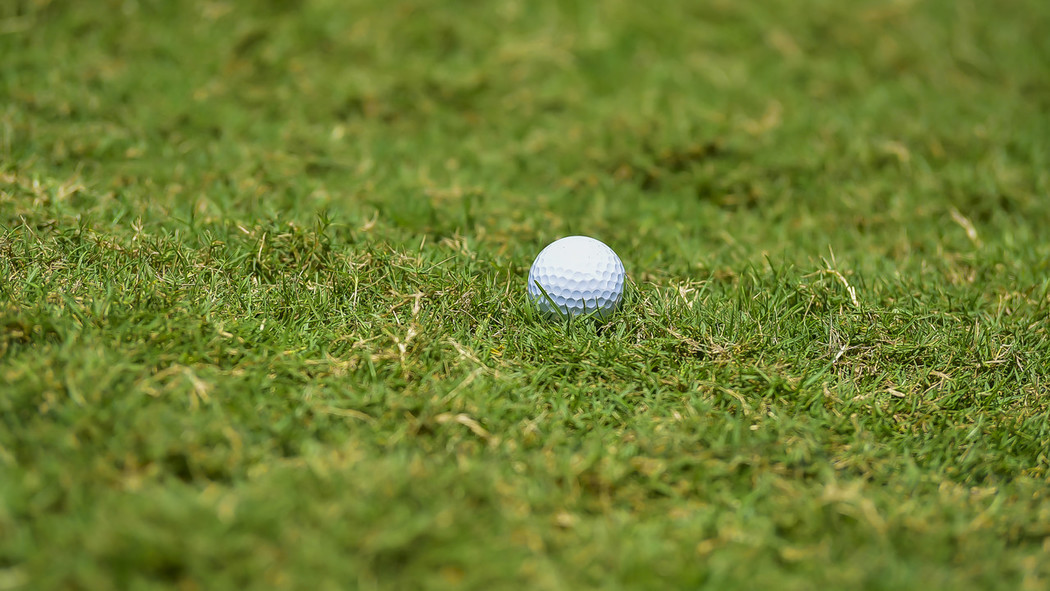
#> input picture Images/golf.jpg, 1050 x 591 px
$ python C16460726.py
#> lines starting #> are read from the running program, lines starting #| are printed output that depends on the picture; after the words box and inside, x2 and y2 are one past the last pixel; in counts of white or black regions, pixels touching at a corner belong together
               ############## OPENING COMMENT ##############
# # # # # # # # # # # # # # # # # # # # # # # # # # # # # # # # # # # # # # # #
# Program to Detect and Remove a White Ball From an Image					  #
# Author: Cian Morar 														  #
# Date: November 2019														  #
#																			  #
# The algorithm works as follows:											  #
#																			  #
# The user selects an image.												  #
#																			  #
# The circle hough transform method is used.								  #
# This works by first blurring a greyscale of the image and then using the 	  #
# HoughCircles method to detect the circle in the image.					  #
# 																			  #
# The circle hough transform will return the x and y co-ordinates for the 	  #
# the centre of the circle and the radius of the cirlce.					  #
# 																			  #
# These values are converted to integers and the radius is increased by 10.	  #
# This is done so that the region of interest will extend beyond the 		  #
# detected circle (i.e. the ball).											  #
#																			  #
# Using the centre co-ordinates and radius obtained from the circle hough,	  #
# the program draws a white circle in the same position on a black background.#
#																			  #
# This undergoes a bit-wise-and operation with the original image in order    #
# to remove the ball.														  #
#																			  #
# The script then extracts the grass from the right, left, bottom, and top of #
# the ball.																	  #
#																			  #
# It checks which of these four is the "most green" and then translates	this  #
# extracted grass into the position of where the ball used to be.			  #
#  												  		  					  #
# # # # # # # # # # # # # # # # # # # # # # # # # # # # # # # # # # # # # # # #

# import the necessary packages:
import cv2
import easygui as gui
import numpy as np

# Messages for the Graphical User Interface:
opening_message = "This Application Allows You to Remove a Ball From an Image.\n\n\n"
instructions = 	  "Please Choose The Image That You Would Like to Use."
closing_message = "\tSee if You Can Find Where The Ball Was!\n\n\tWould You Like to Select Another Picture?"
final_message =   "\tHave a great day!"
choices = 		  ["Yes", "No"]


def FindGrass(xCircle, yCircle, yStart, yFinish, xStart, xFinish):
	Extracted_grass = np.zeros(shape=[h, w, d], dtype=np.uint8)
	Extracted_grass.fill(255)
	cv2.circle(Extracted_grass, (xCircle, yCircle), r, (0, 0, 0), -1)
	grass_extraction = cv2.subtract(I, Extracted_grass)

	# Zoom in and get average pixel value of the green channel
	cropped_grass = grass_extraction[yStart:yFinish, xStart:xFinish]
	cropped_grass = cropped_grass[:, :, 1]
	mean = cv2.mean(cropped_grass)

	return mean[0], grass_extraction

def FillEmptySpot(rx, ry, grass_extraction):
	rows, cols = grass_extraction.shape[:2]
	M = np.float32([[1, 0, rx], [0, 1, ry]])
	dst = cv2.warpAffine(grass_extraction, M, (cols, rows))
	dst = cv2.bitwise_or(dst, Removed_ball)

	return dst

# Repeat until the user chooses to exit:
while (1):
	gui.msgbox(opening_message + instructions, "Hello!")
	F = gui.fileopenbox()
#> the answer given: Images/golf.jpg
	I = cv2.imread(F)
#> I is the input picture: shape (591, 1050, 3); mean B, G, R 47.4, 125.9, 110.4
	h, w, d = I.shape
#> h = 591; w = 1050; d = 3

	Extracted_ball = np.zeros(shape=[h, w, d], dtype=np.uint8)

	G = cv2.cvtColor(I, cv2.COLOR_BGR2GRAY)
	G = cv2.medianBlur(G, 17)
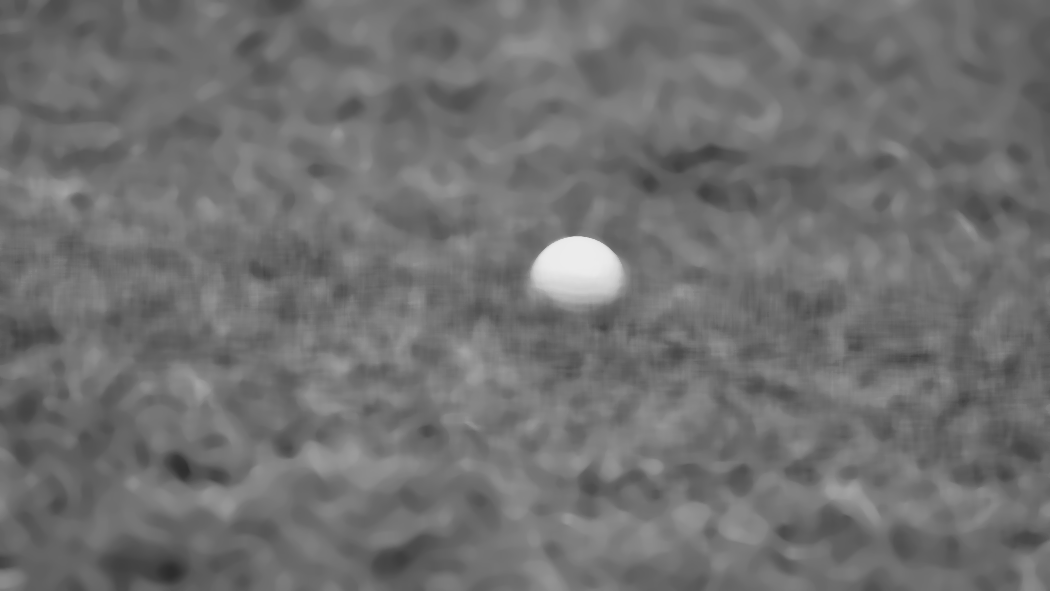
#> G: shape (591, 1050); min 44, max 236, mean 112.2

	# The minDist parameter is set to the width of the image to ensure that only one circle is returned
	circles = cv2.HoughCircles(G, cv2.HOUGH_GRADIENT, 1, minDist=I.shape[1], param1=50, param2=30, minRadius=0, maxRadius=0)
#> circles = [[577.5, 285.5, 49.7]]
	detected = np.uint16(np.around(circles))
#> detected = [[578, 286, 50]]

	x, y, r = detected[0, 0]
#> x = 578; y = 286; r = 50
	r = r + 10
#> r = 60
	cv2.circle(Extracted_ball, (x, y), (r), (255, 255, 255), -1)
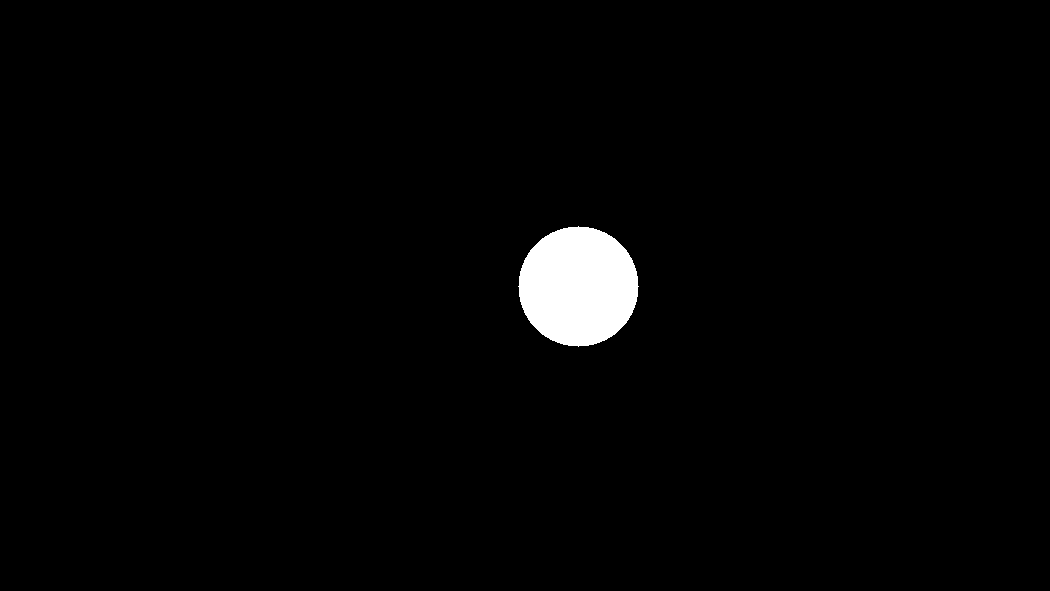
#> Extracted_ball: shape (591, 1050, 3); 1.8% white; 1 white region, box (x1, y1, x2, y2) and area: (518, 226, 639, 347) 11289

	Removed_ball = cv2.subtract(I, Extracted_ball)
	Extracted_ball = cv2.bitwise_not(Extracted_ball)
	Extracted_ball = cv2.subtract(I, Extracted_ball)

	meanRight, grass_extractionR = FindGrass(x + (r*2), y, y-r, y+r, x+r, x + (r*3))
#> in FindGrass, `Extracted_grass.fill(255)`: Extracted_grass: shape (591, 1050, 3); every value is 255
#> in FindGrass, `cv2.circle(Extracted_grass, (xCircle, yCircle), r, (0, 0, 0), -1)`: Extracted_grass: shape (591, 1050, 3); 98.2% white; 1 black region, box (x1, y1, x2, y2) and area: (638, 226, 759, 347) 11289
#> in FindGrass, `mean = cv2.mean(cropped_grass)`: mean = (104, 0, 0, 0)
#> meanRight = 104
	meanBottom, grass_extractionB = FindGrass(x, y + (r*2), y+r, y+(r*3), x-r, x+r)
#> call 2 of FindGrass, with xCircle = 578, yCircle = 406, yStart = 346, yFinish = 466, xStart = 518, xFinish = 638
#> in FindGrass (call 2), `cv2.circle(Extracted_grass, (xCircle, yCircle), r, (0, 0, 0), -1)`: Extracted_grass: shape (591, 1050, 3); 98.2% white; 1 black region, box (x1, y1, x2, y2) and area: (518, 346, 639, 467) 11289
#> in FindGrass (call 2), `cropped_grass = cropped_grass[:, :, 1]`:
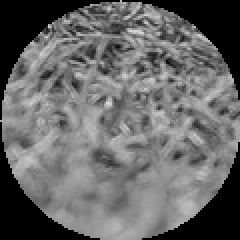
#> cropped_grass: shape (120, 120) (shown 2 times larger); min 0, max 217, mean 103.2
#> in FindGrass (call 2), `mean = cv2.mean(cropped_grass)`: mean = (103.2, 0, 0, 0)
#> meanBottom = 103.2
	meanLeft, grass_extractionL = FindGrass(x - (r*2), y, y-r, y+r, x-(r*3), x-r)
#> call 3 of FindGrass, with xCircle = 458, yCircle = 286, yStart = 226, yFinish = 346, xStart = 398, xFinish = 518
#> in FindGrass (call 3), `cv2.circle(Extracted_grass, (xCircle, yCircle), r, (0, 0, 0), -1)`: Extracted_grass: shape (591, 1050, 3); 98.2% white; 1 black region, box (x1, y1, x2, y2) and area: (398, 226, 519, 347) 11289
#> in FindGrass (call 3), `cropped_grass = cropped_grass[:, :, 1]`:
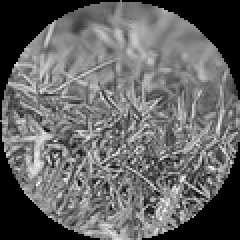
#> cropped_grass: shape (120, 120) (shown 2 times larger); min 0, max 255, mean 101.4
#> in FindGrass (call 3), `mean = cv2.mean(cropped_grass)`: mean = (101.4, 0, 0, 0)
#> meanLeft = 101.4
	meanTop, grass_extractionT = FindGrass(x, y - (r*2), y-(r*3), y-r, x-r, x+r)
#> call 4 of FindGrass, with xCircle = 578, yCircle = 166, yStart = 106, yFinish = 226, xStart = 518, xFinish = 638
#> in FindGrass (call 4), `cv2.circle(Extracted_grass, (xCircle, yCircle), r, (0, 0, 0), -1)`:
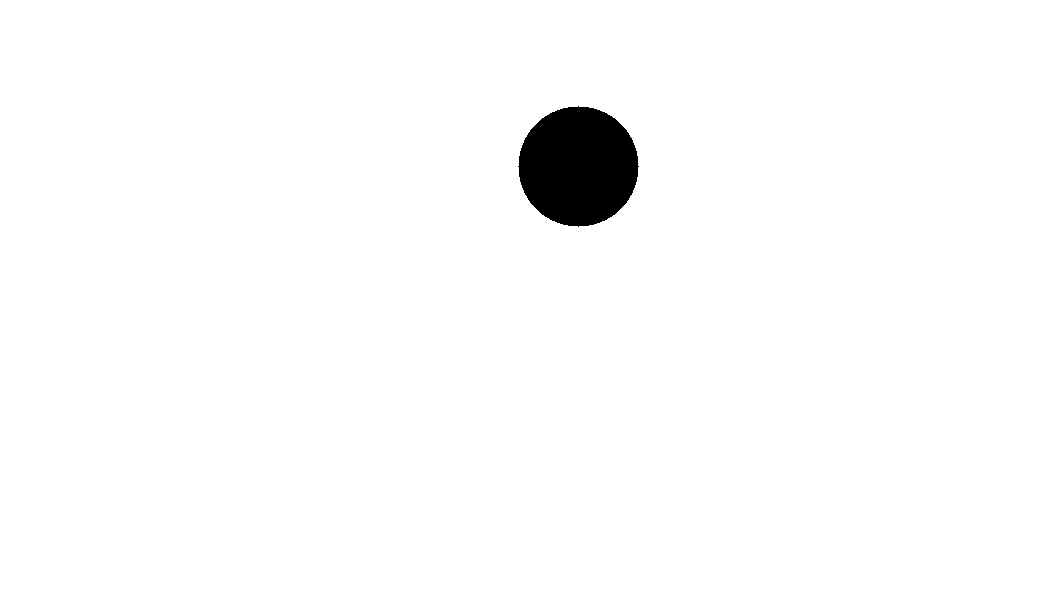
#> Extracted_grass: shape (591, 1050, 3); 98.2% white; 1 black region, box (x1, y1, x2, y2) and area: (518, 106, 639, 227) 11289
#> in FindGrass (call 4), `cropped_grass = grass_extraction[yStart:yFinish, xStart:xFinish]`:
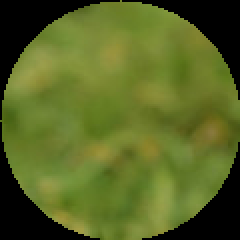
#> cropped_grass: shape (120, 120, 3) (shown 2 times larger); mean B, G, R 36.3, 100.4, 87.6
#> in FindGrass (call 4), `cropped_grass = cropped_grass[:, :, 1]`:
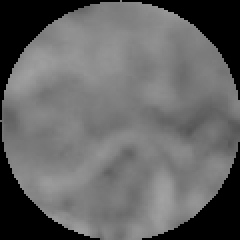
#> cropped_grass: shape (120, 120) (shown 2 times larger); min 0, max 162, mean 100.4
#> in FindGrass (call 4), `mean = cv2.mean(cropped_grass)`: mean = (100.4, 0, 0, 0)
#> meanTop = 100.4

	means = (meanRight, meanBottom, meanLeft, meanTop)
#> means = (104, 103.2, 101.4, 100.4)
	highestMean = max(means)
#> highestMean = 104

	if meanRight == highestMean:
		final_image = FillEmptySpot(-r*2, 0, grass_extractionR)
#> in FillEmptySpot, `M = np.float32([[1, 0, rx], [0, 1, ry]])`: M = [[1, 0, -120], [0, 1, 0]]

	if meanBottom == highestMean:
		final_image = FillEmptySpot(0, -r*2, grass_extractionB)

	if meanLeft == highestMean:
		final_image = FillEmptySpot(r*2, 0, grass_extractionL)

	if meanTop == highestMean:
		final_image = FillEmptySpot(0, r*2, grass_extractionT)

	cv2.imwrite("./final_image.png", final_image)

	reply = gui.buttonbox(closing_message, image = "./final_image.png", choices = choices)

	# Close the application if they click no or if they try to close the window
	if reply == 'No' or reply != 'Yes':
		gui.msgbox(final_message, title = "Thanks!")
		exit(0)
#> (the program exits here)

$ run again, on Images/spottheball.jpg
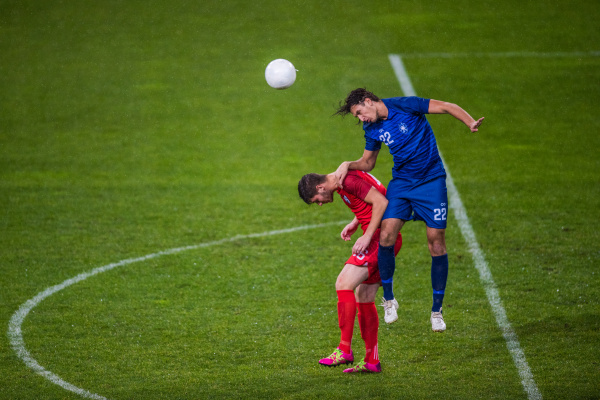
#> input picture Images/spottheball.jpg, 600 x 400 px
#> I is the input picture: shape (400, 600, 3); mean B, G, R 33.7, 101.1, 82.5
#> circles = [[280.5, 72.5, 13.2]]
#> detected = [[280, 72, 13]]
#> `x, y, r = detected[0, 0]`: x = 280; y = 72; r = 13
#> `r = r + 10`: r = 23
#> `cv2.circle(Extracted_ball, (x, y), (r), (255, 255, 255), -1)`:
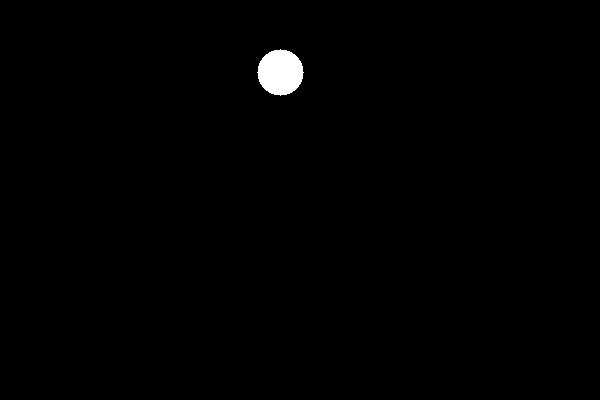
#> Extracted_ball: shape (400, 600, 3); 0.69% white; 1 white region, box (x1, y1, x2, y2) and area: (257, 49, 304, 96) 1653
#> mean = (92.29, 0, 0, 0)
#> meanRight = 92.29
#> meanBottom = 101.5
#> meanLeft = 91.45
#> in FindGrass (call 4), `cropped_grass = cropped_grass[:, :, 1]`:
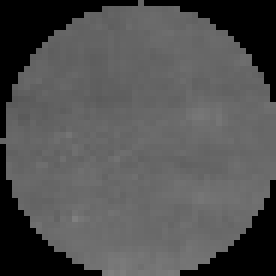
#> cropped_grass: shape (46, 46) (shown 6 times larger); min 0, max 127, mean 81.6
#> mean = (81.57, 0, 0, 0)
#> meanTop = 81.57
#> means = (92.29, 101.5, 91.45, 81.57)
#> highestMean = 101.5
#> M = [[1, 0, 0], [0, 1, -46]]

$ run again, on Images/test.png
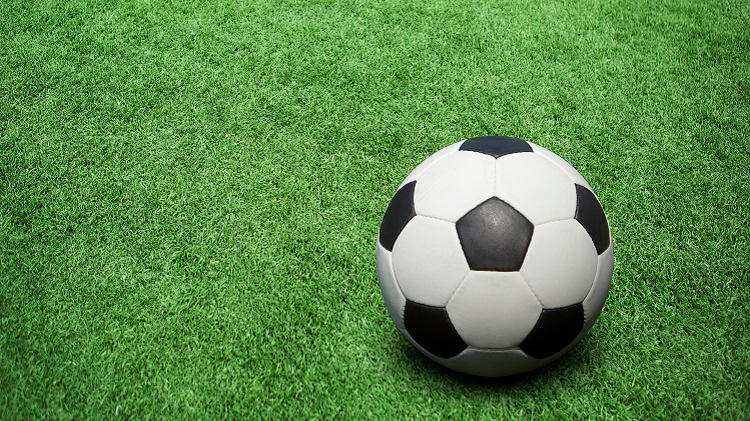
#> input picture Images/test.png, 750 x 421 px
#> I is the input picture: shape (421, 750, 3); mean B, G, R 70.8, 138, 89.4
#> circles = [[498.5, 254.5, 120.3]]
#> detected = [[498, 254, 120]]
#> `x, y, r = detected[0, 0]`: x = 498; y = 254; r = 120
#> `r = r + 10`: r = 130
#> `cv2.circle(Extracted_ball, (x, y), (r), (255, 255, 255), -1)`:
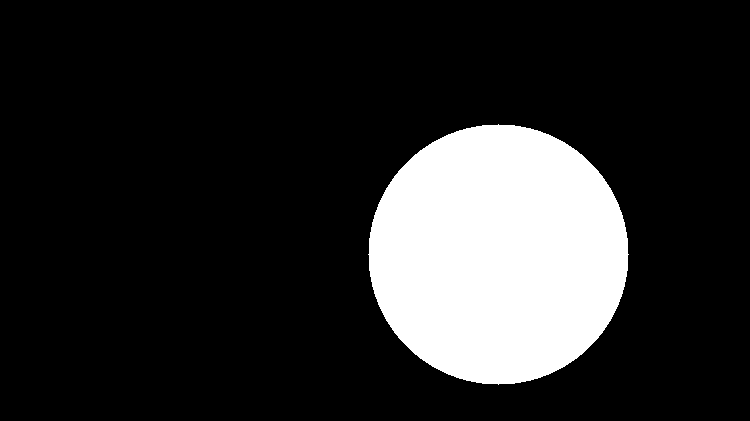
#> Extracted_ball: shape (421, 750, 3); 16.8% white; 1 white region, box (x1, y1, x2, y2) and area: (368, 124, 629, 385) 53077
#> mean = (86.32, 0, 0, 0)
#> meanRight = 86.32
#> meanBottom = 48.18
#> meanLeft = 113.2
#> meanTop = 0
#> means = (86.32, 48.18, 113.2, 0)
#> highestMean = 113.2
#> M = [[1, 0, 260], [0, 1, 0]]
#> in FillEmptySpot, `dst = cv2.bitwise_or(dst, Removed_ball)`:
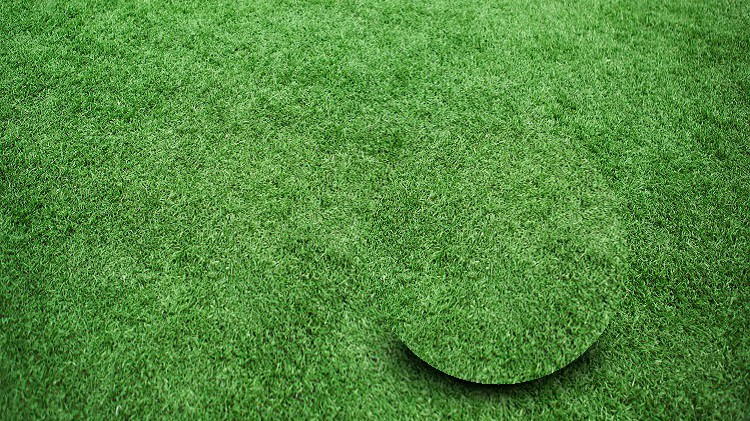
#> dst: shape (421, 750, 3); mean B, G, R 60.4, 138.8, 82.1
